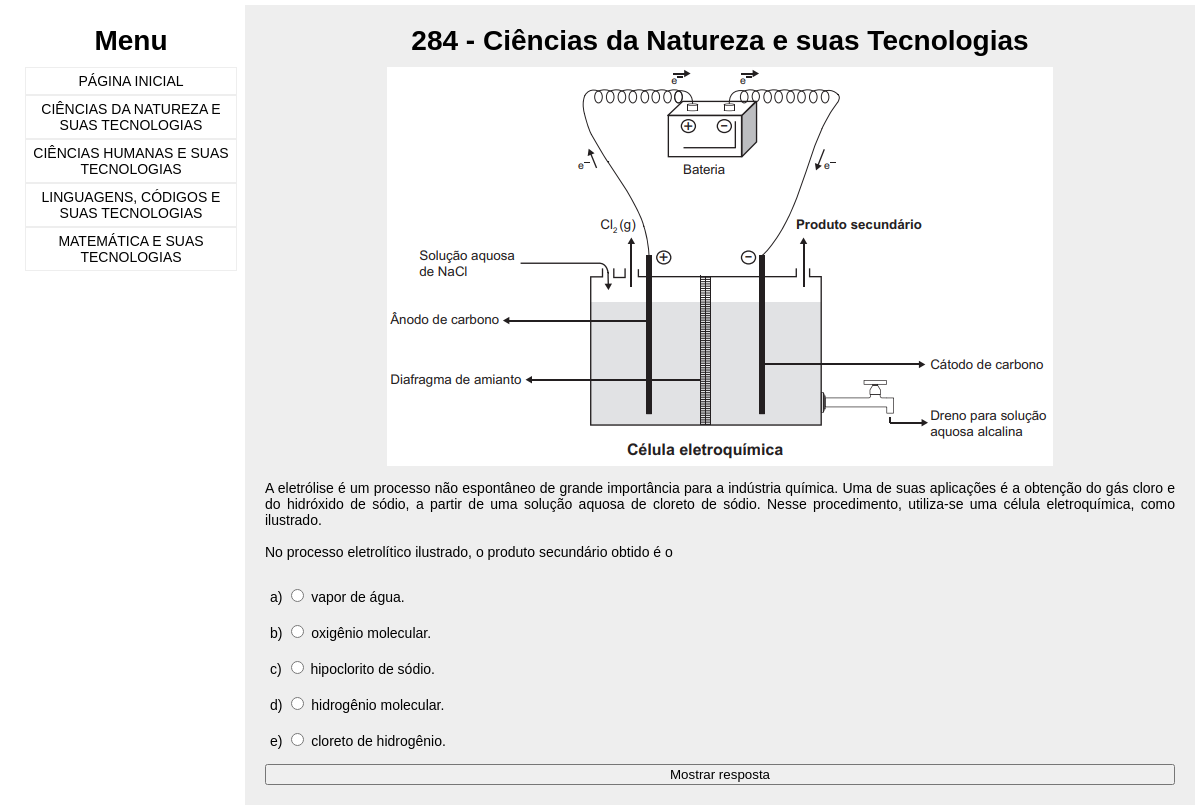
The app's page /perguntas?id=284 with its own data.
### tables this page shows
CREATE TABLE IF NOT EXISTS `perguntas` (
  `id_pergunta` int NOT NULL AUTO_INCREMENT,
  `pergunta` text NOT NULL,
  `img1` int DEFAULT NULL,
  `img2` int DEFAULT NULL,
  `alt_a` text NOT NULL,
  `alt_b` text NOT NULL,
  `alt_c` text NOT NULL,
  `alt_d` text NOT NULL,
  `alt_e` text,
  `disciplina` enum('Ciências Humanas e suas Tecnologias','Ciências da Natureza e suas Tecnologias','Linguagens, Códigos e suas Tecnologias','Matemática e suas Tecnologias') NOT NULL,
  `resposta` varchar(1) NOT NULL,
  `referencia` varchar(30) DEFAULT NULL,
  PRIMARY KEY (`id_pergunta`)
);

### perguntas.php (the view, shortened to what this page needs)
<?php include('header.php'); ?>
<section id="perguntas">
    <?php
        $query = "SELECT pergunta, img1, img2, disciplina, alt_a, alt_b, alt_c, alt_d, alt_e, resposta, referencia
                FROM perguntas WHERE id_pergunta=?";
        $stmt = $conexao->prepare($query);
        $stmt->bind_param("i", $_GET['id']);
        $stmt->execute();
        $stmt->bind_result($pergunta, $img1, $img2, $disciplina, $alt_a, $alt_b, $alt_c, $alt_d, $alt_e, $resposta, $referencia);
    ?>
    <div class="titulo"><h1><?php echo $_GET['id'], ' - ', $disciplina; ?></h1></div>
    <?php
        if ($img1):
            $img1 = "img/".$referencia.".png";
    ?>
    <img src="<?php echo $img1; ?>" alt="imagem 1">
    <?php
        endif;
    ?>
    <p><?php echo nl2br($pergunta); ?></p>
    <div class="opcao" id="opcao-a">
        a) <input type="radio" name="alternativa" value="a"> <?php echo $alt_a; ?>
    </div>
    <div class="opcao" id="opcao-b">
        b) <input type="radio" name="alternativa" value="b"> <?php echo $alt_b; ?>
    </div>
    <div class="opcao" id="opcao-c">
        c) <input type="radio" name="alternativa" value="c"> <?php echo $alt_c; ?>
    </div>
    <div class="opcao" id="opcao-d">
        d) <input type="radio" name="alternativa" value="d"> <?php echo $alt_d; ?>
    </div>
    <div class="opcao" id="opcao-e">
        e) <input type="radio" name="alternativa" value="e"> <?php echo $alt_e; ?>
    </div>
    <button id="enviar">Mostrar resposta</button>
</section>
<?php include('footer.php'); ?>

### css/estilo.css (style rules this page uses)
body { font-family: Arial, Helvetica; font-size: 14px; margin: 5px; }
#principal, #perguntas, #disciplina { display: flex; flex-direction: column; flex: 1 1 500px; flex-wrap: wrap; padding: 20px; background-color: #eee; }
h1, h2 { font-size: 2em; margin: 0 0 10px 0; }
.titulo { display: flex; justify-content: center; }
input, button { margin-top: 10px; }
p { text-align: justify; }
.opcao { border-radius: 10px; padding: 5px; }
img { max-height: 400px; width: auto; margin: auto; }

### records on screen
perguntas: disciplina "Ciências da Natureza e suas Tecnologias", referencia (picture), pergunta "A eletrólise é um processo não espontâneo de grande importância para a indústria química. Uma de suas aplicações é a obtenção do gás cloro e do hidróxido de sódio, a partir de uma solução aquosa de cloreto de sódio. Nesse procedimento, utiliza-se uma célula eletroquímica, como ilustrado. No processo eletrolítico ilustrado, o produto secundário obtido é o", alt_a "vapor de água.", alt_b "oxigênio molecular.", alt_c "hipoclorito de sódio.", alt_d "hidrogênio molecular.", alt_e "cloreto de hidrogênio."

### other values on screen
$_GET['id'] "284"
